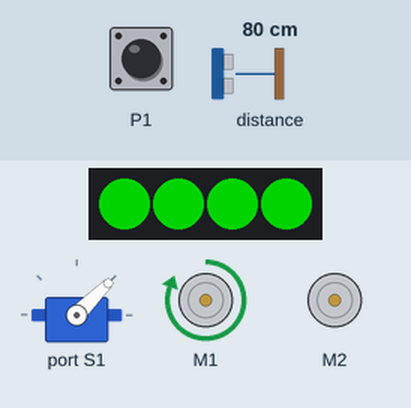
Simulated run of this program. Board: BBC micro:bit (MakeCode). On the bench: servo, 2 × DC motor (green arrow = forward, orange = backward, longer = faster), 4 RGB LEDs in strip order, left to right. The inputs (shaded band) are chosen by the test bench; at power-on: P1 LOW, distance to the obstacle 80 cm. Dim RGB values are drawn brighter than linear.

Above: at 1.2 s.
1.3 s: P1 pulled HIGH for 0.15 s
At 2.1 s:
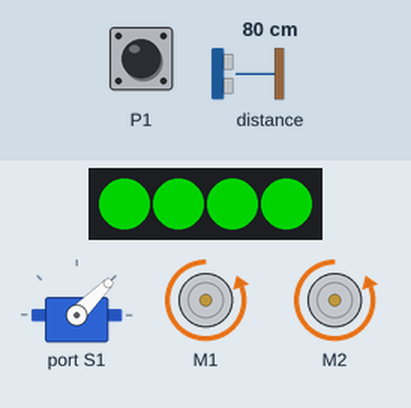
4.4 s: P1 pulled HIGH for 3.2 s
At 7.4 s:
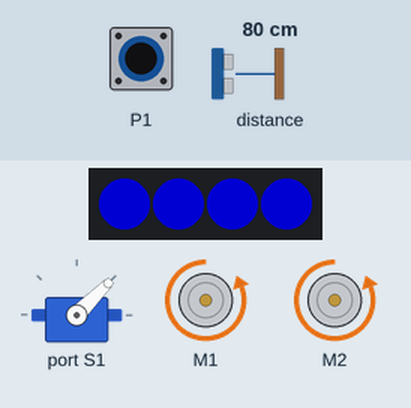
9.9 s: P1 pulled HIGH for 1 s
At 11.8 s:
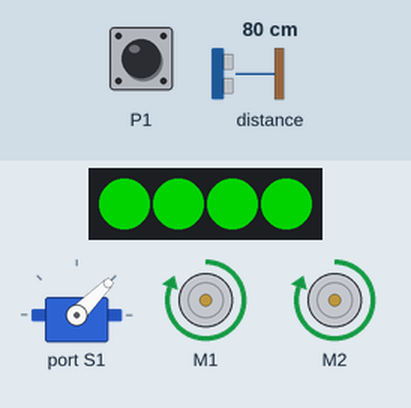
13.9 s: distance to the obstacle set to 12 cm
15.4 s: distance to the obstacle set to 9 cm
At 17.7 s:
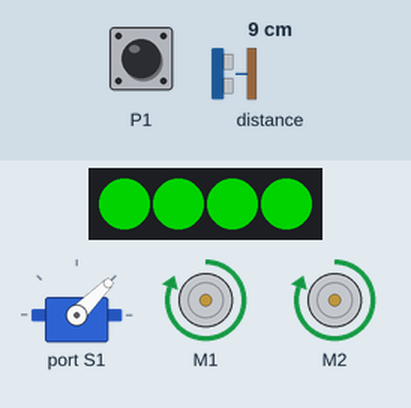
Timing chart, 0 to 19.2 s (numbered marks = the images above; inputs shaded):
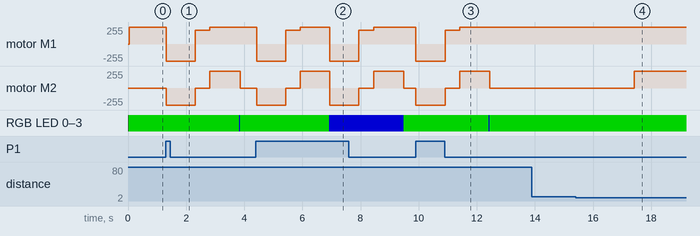

The program:

main.ts
```typescript
let strip = neopixel.create(DigitalPin.P16, 4, NeoPixelMode.RGB)
strip.showColor(neopixel.colors(NeoPixelColors.Black))
strip.show()
wuKong.setServoAngle(wuKong.ServoTypeList._360, wuKong.ServoList.S1, 90)
basic.forever(function () {
    if (pins.digitalReadPin(DigitalPin.P1) == 1 || pins.digitalReadPin(DigitalPin.P1) == 1) {
        wuKong.setAllMotor(-100, -100)
        basic.pause(1000)
        wuKong.setAllMotor(80, 0)
        basic.pause(500)
        wuKong.setAllMotor(100, 100)
        basic.pause(1000)
        strip.showColor(neopixel.colors(NeoPixelColors.Blue))
        strip.show()
    } else if (sonar.ping(
    DigitalPin.P12,
    DigitalPin.P13,
    PingUnit.Centimeters
    ) <= 10) {
        wuKong.setServoAngle(wuKong.ServoTypeList._360, wuKong.ServoList.S1, 90)
        basic.pause(2000)
        wuKong.setAllMotor(100, 100)
    } else if (sonar.ping(
    DigitalPin.P12,
    DigitalPin.P13,
    PingUnit.Centimeters
    ) > 10 && sonar.ping(
    DigitalPin.P12,
    DigitalPin.P13,
    PingUnit.Centimeters
    ) <= 10) {
        wuKong.setAllMotor(100, 100)
    } else {
        wuKong.setAllMotor(100, 0)
        strip.showColor(neopixel.colors(NeoPixelColors.Green))
        strip.show()
    }
})
```

test.ts
```typescript
// 在這裡測試；當此封包作為擴充功能時，將不會編譯此內容。
```

Measured:
- after the input at 1.3 s, motor M1: forward 255/255 → backward 255/255 at once, → forward 204/255 1.0 s later, → forward 255/255 0.50 s later; motor M2: stopped → backward 255/255 at once, → stopped 1.0 s later, → forward 255/255 0.50 s later, → stopped 1.0 s later; RGB LED 0–3: RGB(0, 127, 0) → RGB(0, 0, 127) after 2.5 s, → RGB(0, 127, 0) 0.04 s later
- after the input at 9.9 s, motor M1: forward 255/255 → backward 255/255 at once, → forward 204/255 1.0 s later, → forward 255/255 0.50 s later; motor M2: stopped → backward 255/255 at once, → stopped 1.0 s later, → forward 255/255 0.50 s later, → stopped 1.0 s later; RGB LED 0–3: RGB(0, 127, 0) → RGB(0, 0, 127) after 2.5 s, → RGB(0, 127, 0) 0.04 s later
- after the input at 13.9 s, every drawn part: stays the same
- after the input at 15.4 s, motor M2: stopped → forward 255/255 after 2.0 s
